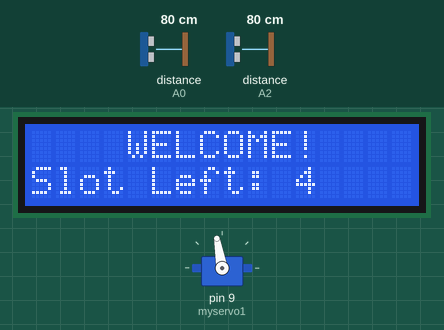
Bench run of a sketch on a simulated Arduino Uno, built with avr-gcc and run on an emulated ATmega328P. On the bench: 16×2 character LCD, servo. Wiring (inferred from the names in the program): 2 × ultrasonic range finder: trigger A1, echo A0 / trigger A3, echo A2. Inputs (shaded band) come from the test bench; at power-on: distance to the obstacle (sensors on A0, A2) 80 cm. The echo pulse lasts 58.3 µs per cm.

Above: at 3.2 s.
3.3 s: distance to the obstacle (sensor on A0) set to 44 cm
4.8 s: distance to the obstacle (sensor on A0) set to 37 cm
At 5.1 s:
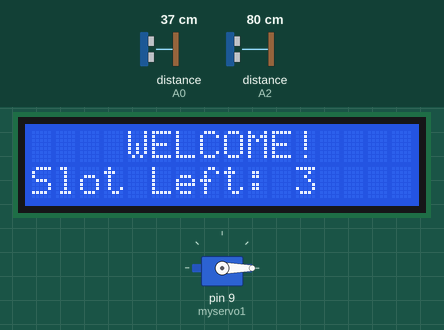
6.3 s: distance to the obstacle (sensor on A2) set to 45 cm
8.5 s: distance to the obstacle (sensor on A2) set to 37 cm
At 11.0 s:
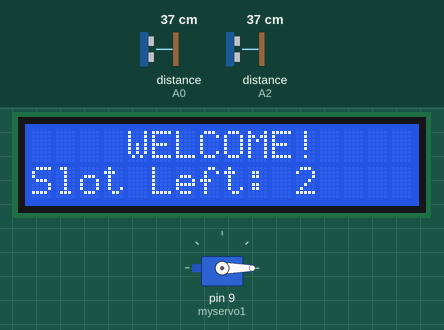
11.5 s: distance to the obstacle (sensor on A0) set to 60 cm
At 12.3 s:
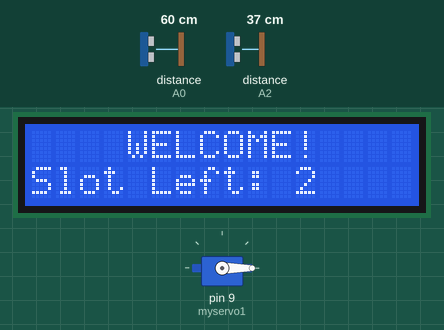
Timing chart, 0 to 14.0 s (numbered marks = the images above; inputs shaded):
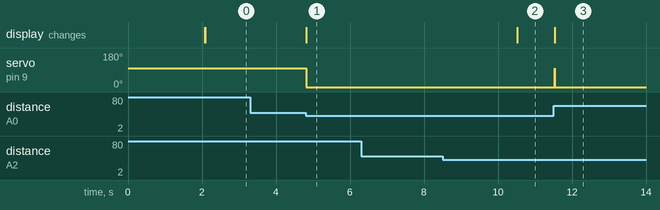

The sketch:

parking_control.ino
```cpp
#include <LiquidCrystal.h>
const int rs = 12, en = 11, d4 = 5, d5 = 4, d6 = 3, d7 = 2;//change pins accordingly
LiquidCrystal lcd(rs, en, d4, d5, d6, d7);
#include <Servo.h>

Servo myservo1;
//pin no can vary
int echo1=A0;
int trigger1=A1;
int echo2=A2;
int trigger2=A3;
float duration1;
float distance1;
float duration2;
float distance2;

int Slot = 4;           //Enter Total number of parking Slots

int flag1 = 0;
int flag2 = 0;

void setup() {
  lcd.begin(16,2);
pinMode(echo1,INPUT);
  pinMode(trigger1,OUTPUT);
  pinMode(echo2,INPUT);
  pinMode(trigger2,OUTPUT);

myservo1.attach(9);
myservo1.write(100);

lcd.setCursor (0,0);
lcd.print("     ARDUINO    ");
lcd.setCursor (0,1);
lcd.print(" PARKING SYSTEM ");
delay (2000);
lcd.clear();
}

void loop(){
   digitalWrite(trigger1, LOW);
  delayMicroseconds(2);
  digitalWrite(trigger1, HIGH);
  delayMicroseconds(10);
  digitalWrite(trigger1, LOW);
  duration1=pulseIn(echo1,HIGH);
  distance1=(duration1*0.034)/2;
   digitalWrite(trigger2, LOW);
  delayMicroseconds(2);
  digitalWrite(trigger2, HIGH);
  delayMicroseconds(10);
  digitalWrite(trigger2, LOW);
  duration2=pulseIn(echo2,HIGH);
  distance2=(duration2*0.034)/2;

if( distance1<40 && flag1==0){
if(Slot>0){flag1=1;
if(flag2==0)
{
  myservo1.write(0);
  Slot = Slot-1;
  }
}
else
{
lcd.setCursor (0,0);
lcd.print("    SORRY :(    ");
lcd.setCursor (0,1);
lcd.print("  Parking Full  ");
delay (2000);
lcd.clear();
}
}

if(distance2<40 && flag2==0)
{
  flag2=1;
if(flag1==0)
{
  myservo1.write(0);
  Slot = Slot+1;
  }
}

if(flag1==1 && flag2==1){
delay (1000);
myservo1.write(100);
flag1=0, flag2=0;
}

lcd.setCursor (0,0);
lcd.print("    WELCOME!    ");
lcd.setCursor (0,1);
lcd.print("Slot Left: ");
lcd.print(Slot);
}
```

Measured:
- the behaviour switches between 41 and 40 cm on distance to the obstacle (sensor on A0) (found by bisection; images 0 and 1)
- after the input at 3.3 s, every drawn part: stays the same
- after the input at 4.8 s, servo on pin 9 (myservo1): 100° → 0° at once; the display: changes at once (image 1)
- after the input at 6.3 s, every drawn part: stays the same
- after the input at 8.5 s, the display: changes after 2.0 s (image 2)
- after the input at 11.5 s, servo on pin 9 (myservo1): 0° → 100° after 0.03 s instead of 1.0 s
